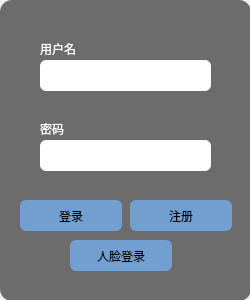
<?xml version="1.0" encoding="UTF-8"?>
<ui version="4.0">
 <class>log</class>
 <widget class="QWidget" name="log">
  <property name="geometry">
   <rect>
    <x>0</x>
    <y>0</y>
    <width>250</width>
    <height>300</height>
   </rect>
  </property>
  <property name="windowTitle">
   <string>Form</string>
  </property>
  <property name="styleSheet">
   <string notr="true">QFrame
{
	background-color: rgb(108,108,108);
	border-radius:12px;
}
QLabel
{
	color:white;
}
QLineEdit
{
	border-radius:6px;
}
QPushButton
{
	border-radius:6px;
	background-color:rgb(138, 226, 52);
}
QPushButton:pressed
{
	background-color:rgb(170,170,0);
}
QStackedWidget
{
	background-color:rgb(108,108,108);
}</string>
  </property>
  <widget class="QFrame" name="frame">
   <property name="geometry">
    <rect>
     <x>0</x>
     <y>0</y>
     <width>251</width>
     <height>301</height>
    </rect>
   </property>
   <property name="styleSheet">
    <string notr="true"/>
   </property>
   <property name="frameShape">
    <enum>QFrame::StyledPanel</enum>
   </property>
   <property name="frameShadow">
    <enum>QFrame::Raised</enum>
   </property>
   <widget class="QStackedWidget" name="logStackedWidget">
    <property name="geometry">
     <rect>
      <x>10</x>
      <y>10</y>
      <width>231</width>
      <height>281</height>
     </rect>
    </property>
    <property name="styleSheet">
     <string notr="true"/>
    </property>
    <property name="currentIndex">
     <number>0</number>
    </property>
    <widget class="QWidget" name="page">
     <widget class="QLineEdit" name="userLineEdit">
      <property name="geometry">
       <rect>
        <x>30</x>
        <y>50</y>
        <width>171</width>
        <height>31</height>
       </rect>
      </property>
     </widget>
     <widget class="QLabel" name="label">
      <property name="geometry">
       <rect>
        <x>30</x>
        <y>30</y>
        <width>67</width>
        <height>17</height>
       </rect>
      </property>
      <property name="text">
       <string>用户名</string>
      </property>
     </widget>
     <widget class="QPushButton" name="longinButton">
      <property name="geometry">
       <rect>
        <x>10</x>
        <y>190</y>
        <width>102</width>
        <height>31</height>
       </rect>
      </property>
      <property name="styleSheet">
       <string notr="true">QPushButton
{
	border-radius:6px;
	background-color:rgb(114, 159, 207);
}</string>
      </property>
      <property name="text">
       <string>登录</string>
      </property>
     </widget>
     <widget class="QPushButton" name="enrollButton">
      <property name="geometry">
       <rect>
        <x>120</x>
        <y>190</y>
        <width>102</width>
        <height>31</height>
       </rect>
      </property>
      <property name="styleSheet">
       <string notr="true">QPushButton
{
	border-radius:6px;
	background-color:rgb(114, 159, 207);
}</string>
      </property>
      <property name="text">
       <string>注册</string>
      </property>
     </widget>
     <widget class="QLineEdit" name="passwordLineEdit">
      <property name="geometry">
       <rect>
        <x>30</x>
        <y>130</y>
        <width>171</width>
        <height>31</height>
       </rect>
      </property>
     </widget>
     <widget class="QLabel" name="label_2">
      <property name="geometry">
       <rect>
        <x>30</x>
        <y>110</y>
        <width>67</width>
        <height>17</height>
       </rect>
      </property>
      <property name="text">
       <string>密码</string>
      </property>
     </widget>
     <widget class="QLabel" name="feedbackLabel">
      <property name="geometry">
       <rect>
        <x>60</x>
        <y>170</y>
        <width>111</width>
        <height>20</height>
       </rect>
      </property>
      <property name="text">
       <string/>
      </property>
     </widget>
     <widget class="QPushButton" name="faceLonginButton">
      <property name="geometry">
       <rect>
        <x>60</x>
        <y>230</y>
        <width>102</width>
        <height>31</height>
       </rect>
      </property>
      <property name="styleSheet">
       <string notr="true">QPushButton
{
	border-radius:6px;
	background-color:rgb(114, 159, 207);
}</string>
      </property>
      <property name="text">
       <string>人脸登录</string>
      </property>
     </widget>
    </widget>
    <widget class="QWidget" name="page_2">
     <widget class="QPushButton" name="face_transcribeButton">
      <property name="geometry">
       <rect>
        <x>10</x>
        <y>190</y>
        <width>102</width>
        <height>31</height>
       </rect>
      </property>
      <property name="styleSheet">
       <string notr="true">QPushButton
{
	border-radius:6px;
	background-color:rgb(114, 159, 207);
}</string>
      </property>
      <property name="text">
       <string>人脸录制</string>
      </property>
     </widget>
     <widget class="QPushButton" name="face_confirmButton">
      <property name="geometry">
       <rect>
        <x>120</x>
        <y>190</y>
        <width>102</width>
        <height>31</height>
       </rect>
      </property>
      <property name="styleSheet">
       <string notr="true">QPushButton
{
	border-radius:6px;
	background-color:rgb(114, 159, 207);
}</string>
      </property>
      <property name="text">
       <string>确认绑定</string>
      </property>
     </widget>
     <widget class="QLabel" name="label_3">
      <property name="geometry">
       <rect>
        <x>10</x>
        <y>170</y>
        <width>211</width>
        <height>21</height>
       </rect>
      </property>
      <property name="text">
       <string>提示：点击四次录制识别更精准</string>
      </property>
     </widget>
     <widget class="QLabel" name="label_4">
      <property name="geometry">
       <rect>
        <x>30</x>
        <y>30</y>
        <width>91</width>
        <height>17</height>
       </rect>
      </property>
      <property name="text">
       <string>注册用户名</string>
      </property>
     </widget>
     <widget class="QLineEdit" name="enrollUsernameLineEdit">
      <property name="geometry">
       <rect>
        <x>30</x>
        <y>50</y>
        <width>171</width>
        <height>31</height>
       </rect>
      </property>
     </widget>
     <widget class="QLabel" name="label_5">
      <property name="geometry">
       <rect>
        <x>30</x>
        <y>110</y>
        <width>67</width>
        <height>17</height>
       </rect>
      </property>
      <property name="text">
       <string>注册密码</string>
      </property>
     </widget>
     <widget class="QLineEdit" name="enrollPasswareLineEdit">
      <property name="geometry">
       <rect>
        <x>30</x>
        <y>130</y>
        <width>171</width>
        <height>31</height>
       </rect>
      </property>
     </widget>
     <widget class="QPushButton" name="acceptEnrollButton">
      <property name="geometry">
       <rect>
        <x>60</x>
        <y>230</y>
        <width>102</width>
        <height>31</height>
       </rect>
      </property>
      <property name="styleSheet">
       <string notr="true">QPushButton
{
	border-radius:6px;
	background-color:rgb(114, 159, 207);
}</string>
      </property>
      <property name="text">
       <string>确认注册</string>
      </property>
     </widget>
     <widget class="QLabel" name="debugRegisterLabel">
      <property name="geometry">
       <rect>
        <x>60</x>
        <y>10</y>
        <width>111</width>
        <height>20</height>
       </rect>
      </property>
      <property name="text">
       <string/>
      </property>
     </widget>
    </widget>
   </widget>
  </widget>
 </widget>
 <resources/>
 <connections/>
</ui>
